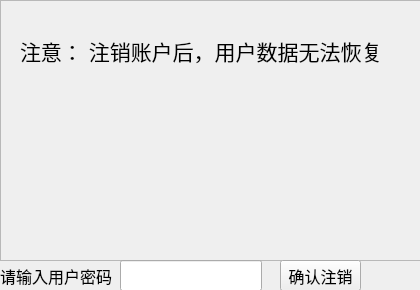
<?xml version="1.0" encoding="UTF-8"?>
<ui version="4.0">
 <class>Delete_account</class>
 <widget class="QWidget" name="Delete_account">
  <property name="geometry">
   <rect>
    <x>0</x>
    <y>0</y>
    <width>420</width>
    <height>290</height>
   </rect>
  </property>
  <property name="minimumSize">
   <size>
    <width>420</width>
    <height>290</height>
   </size>
  </property>
  <property name="maximumSize">
   <size>
    <width>420</width>
    <height>290</height>
   </size>
  </property>
  <property name="font">
   <font>
    <pointsize>12</pointsize>
   </font>
  </property>
  <property name="windowTitle">
   <string>注销账号</string>
  </property>
  <widget class="QFrame" name="frame">
   <property name="geometry">
    <rect>
     <x>0</x>
     <y>0</y>
     <width>421</width>
     <height>261</height>
    </rect>
   </property>
   <property name="styleSheet">
    <string notr="true">#frame
{

	border-image: url(:/background/屏幕截图 2024-06-01 173533.png);

}</string>
   </property>
   <property name="frameShape">
    <enum>QFrame::StyledPanel</enum>
   </property>
   <property name="frameShadow">
    <enum>QFrame::Raised</enum>
   </property>
   <widget class="QLabel" name="label_2">
    <property name="geometry">
     <rect>
      <x>20</x>
      <y>10</y>
      <width>371</width>
      <height>81</height>
     </rect>
    </property>
    <property name="font">
     <font>
      <pointsize>16</pointsize>
     </font>
    </property>
    <property name="text">
     <string>注意： 注销账户后，用户数据无法恢复！</string>
    </property>
   </widget>
  </widget>
  <widget class="QPushButton" name="pushButton">
   <property name="geometry">
    <rect>
     <x>280</x>
     <y>260</y>
     <width>81</width>
     <height>31</height>
    </rect>
   </property>
   <property name="text">
    <string>确认注销</string>
   </property>
  </widget>
  <widget class="QLineEdit" name="lineEdit">
   <property name="geometry">
    <rect>
     <x>120</x>
     <y>260</y>
     <width>142</width>
     <height>31</height>
    </rect>
   </property>
  </widget>
  <widget class="QLabel" name="label">
   <property name="geometry">
    <rect>
     <x>0</x>
     <y>260</y>
     <width>112</width>
     <height>31</height>
    </rect>
   </property>
   <property name="text">
    <string>请输入用户密码</string>
   </property>
  </widget>
 </widget>
 <resources/>
 <connections/>
</ui>
